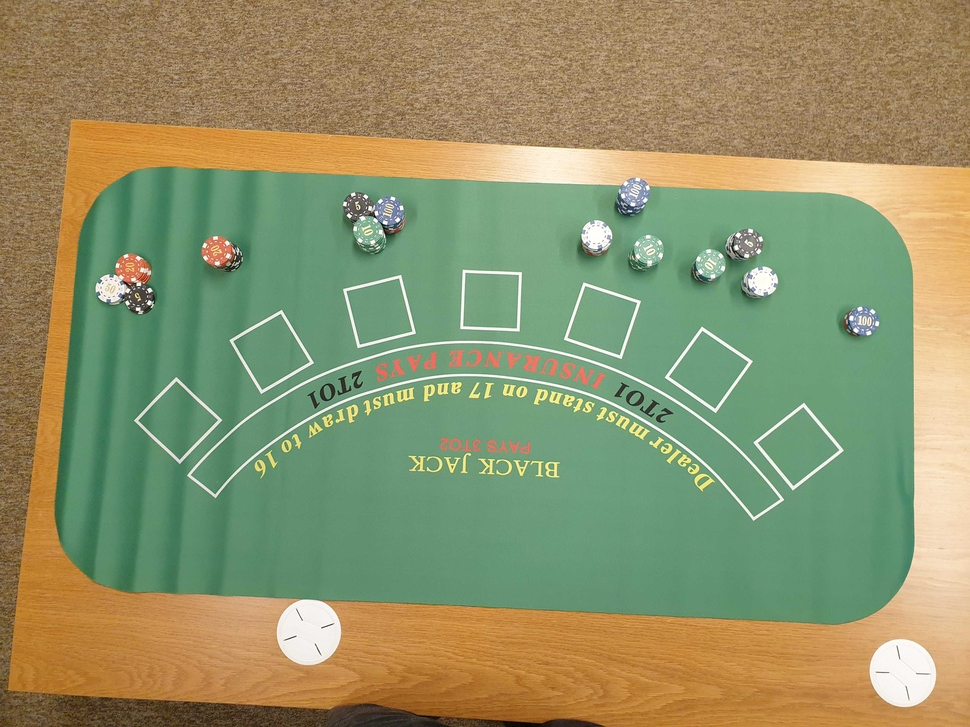
#> input picture data/reference.jpg, 970 x 727 px, shrunk from 4032 x 3024 before the run
$ python template_matching.py --query_image_path ../data/reference.jpg --reference_image_path ../data/reference.jpg
#> lines starting #> are read from the running program, lines starting #| are printed output that depends on the picture
### feature_matcher/utils.py
import cv2
import numpy as np
import matplotlib.path as mplPath
from dataclasses import dataclass, field


@dataclass
class RoI:
    image: np.ndarray
    clone_image: np.ndarray
    points: list = field(default_factory=list)
    drawing: bool = False

    def reset(self):
        self.drawing = False
        self.image = self.clone_image.copy()


@dataclass
class PolyLineRoI(RoI):
    prev_x: int = -1
    prev_y: int = -1
    start_x: int = -1
    start_y: int = -1


def read_color_and_gray(image_path):
#> called with image_path = '../data/reference.jpg'
    img_bgr = cv2.imread(image_path)
#> img_bgr is the input picture: shape (727, 970, 3); mean B, G, R 105.9, 146.7, 143.3
    img_gray = cv2.cvtColor(img_bgr, cv2.COLOR_BGR2GRAY)
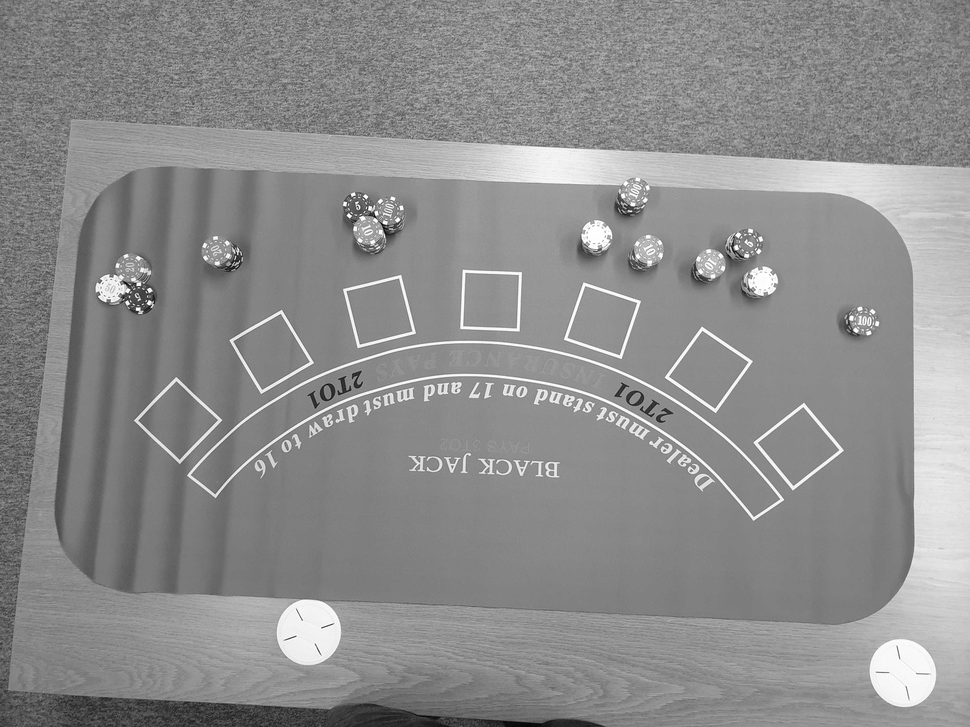
#> img_gray: shape (727, 970); min 1, max 255, mean 141
    return img_bgr, img_gray


def visualize_image(image):
    cv2.namedWindow("image", cv2.WINDOW_NORMAL)
    cv2.imshow("image", image)
    key = cv2.waitKey(-1)
    cv2.destroyAllWindows()


# [65 lines left out: functions shape_selection, draw_lines, choose_keypoints, filter_keypoints_inside_the_polygon, draw_keypoints, not called in this run]

### feature_matcher/template_matcher.py
import cv2
import numpy as np


class TemplateMatcher:
    """
    OpenCV feature/template matcher
    """

    def __init__(self, descriptor: str = "SIFT", matcher_type: str = "BFM"):
        """
        Args:
            descriptor (str): The type of descriptor. Possible types are SIFT and ORB.
            matcher_type (str): The type of the matcher. Possible types are Brute-Force and FLANN.
                See https://docs.opencv.org/4.x/dc/dc3/tutorial_py_matcher.html
        """
        self.descriptor = descriptor
        self.matcher_type = matcher_type

        if descriptor == "SIFT":
            self.detector = cv2.SIFT_create()
        elif descriptor == "ORB":
            self.detector = cv2.ORB_create()
        else:
            raise RuntimeError(f"Got an unknown descriptor: {descriptor}")

        if matcher_type == "BFM":
            norm_type = cv2.NORM_L2
            cross_check = False
            if descriptor == "ORB":
                norm_type = cv2.NORM_HAMMING
                cross_check = True
            self.matcher = cv2.BFMatcher(norm_type, cross_check)
        elif matcher_type == "FLANN":
            # FLANN parameters
            FLANN_INDEX_KDTREE = 1
            index_params = dict(algorithm=FLANN_INDEX_KDTREE, trees=5)
            search_params = dict(checks=50)  # or pass empty dictionary
            self.matcher = cv2.FlannBasedMatcher(index_params, search_params)
        else:
            raise RuntimeError(f"Got an unknown matcher: {matcher_type}")

    def _match(self, query_image: np.ndarray, reference_image: np.ndarray):
        """
        Run feature matcher on two images and store keypoints matching.
        Args:
            query_image (numpy.ndarray): A grayscale(1-channel) image to be queried.
            reference_image (numpy.ndarray): A grayscale(1-channel) template image.
        """
        kp1, des1 = self.detector.detectAndCompute(query_image, None)
#> kp1 = 1787 keypoints; strongest (x, y, size): (150, 290, 2.9), (349, 216, 2.7), (127, 303, 2.7), (149, 303, 3)
        kp2, des2 = self.detector.detectAndCompute(reference_image, None)
#> kp2 has the same summary as kp1
        if self.descriptor != "ORB":
            matches = self.matcher.knnMatch(des1, des2, k=2)
#> matches = 1787 matches
            good = []
            for m, n in matches:
                if m.distance < 0.6 * n.distance:
                    good.append([m])
#> after the loop, good = 1787 matches
            matches = good
        else:
            matches = self.matcher.match(des1, des2)
            matches = [[m] for m in sorted(matches, key=lambda x: x.distance)]
        self.kp1 = kp1
#> self.kp1 has the same summary as kp1
        self.kp2 = kp2
#> self.kp2 has the same summary as kp1
        self.matches = matches
#> self.matches = 1787 matches

    def findHomography(self, query_image: np.ndarray, reference_image: np.ndarray):
        """
        Finds a perspective transformation between two image planes
        Args:
            query_image (numpy.ndarray): A grayscale(1-channel) image to be queried.
            reference_image (numpy.ndarray): A grayscale(1-channel) template image.
        """
        self._match(query_image, reference_image)
        if len(self.matches) > 20:
            src_pts = np.float32(
                [self.kp1[m[0].queryIdx].pt for m in self.matches]
            ).reshape(-1, 1, 2)
#> src_pts = 1787 rows, first 8: [2.56, 392.6], [2.88, 180.5], [2.88, 180.5], [2.88, 180.5], [2.93, 241], [3.49, 128.7], [3.49, 128.7], [4.02, 405.4]
            dst_pts = np.float32(
                [self.kp2[m[0].trainIdx].pt for m in self.matches]
            ).reshape(-1, 1, 2)
#> dst_pts has the same summary as src_pts

            M, _ = cv2.findHomography(src_pts, dst_pts, cv2.RANSAC, 5.0)
#> M = [[1, 2.39e-15, 5.12e-13], [-1.84e-15, 1, 4.94e-13], [-7.97e-18, 5.02e-18, 1]]
            # M is now the transformation matrix
            # from reference image to query image
            self.M = np.linalg.inv(M)
#> self.M = [[1, -2.39e-15, -5.12e-13], [1.84e-15, 1, -4.94e-13], [7.97e-18, -5.02e-18, 1]]
        else:
            raise RuntimeError("There are not enough of good matches")

    def getTransformationMat(self):
        """
        Returns a 3x3 M(numpy.ndarray) the transformation matrix calculated
        """
        assert self.M is not None
        return self.M

    def drawMatches(self, query_image: np.ndarray, reference_image: np.ndarray):
        """
        Draws matching keypoints on images and return the final image plot
        Args:
            query_image (numpy.ndarray): A grayscale(1-channel) image to be queried.
            reference_image (numpy.ndarray): A grayscale(1-channel) template image.
        """
        return cv2.drawMatchesKnn(
            query_image,
            self.kp1,
            reference_image,
            self.kp2,
            self.matches,
            None,
            flags=cv2.DrawMatchesFlags_DEFAULT,
        )
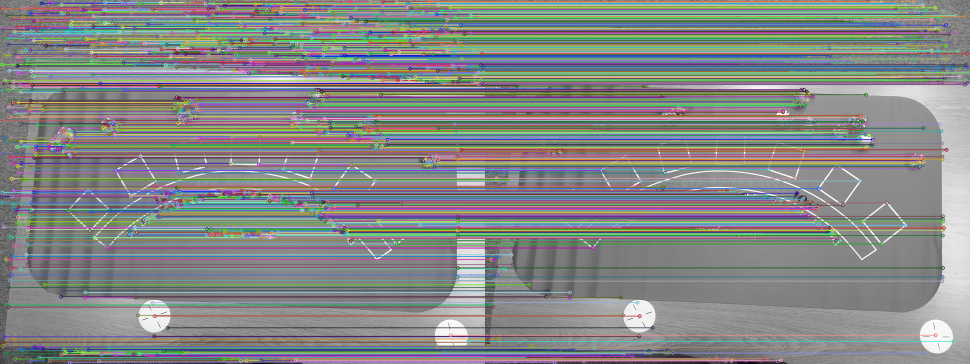
#> returned value: shape (727, 1940, 3) (shown at 1/2 size); mean of channels 0, 1, 2 133.9, 135.4, 133.3; drawn as B, G, R
#> (key Esc is pressed here)

    def transformImage(self, reference_image: np.ndarray):
        """
        Returns perspectively transformed reference image using the transformation matrix M(numpy.ndarray)
        Args:
            reference_image (numpy.ndarray): A grayscale(1-channel) template image used while finding the homography.
        """
        h, w = reference_image.shape[:2]
#> h = 727; w = 970
        return cv2.warpPerspective(reference_image, self.getTransformationMat(), (w, h))

    def overlayReferenceOnQuery(
        self, query_image: np.ndarray, reference_image: np.ndarray
    ):
        """
        Draws ground truths on the reference image, transforms and overlays it on the query image.
        Args:
            query_image (numpy.ndarray): A grayscale(1-channel) image to be queried.
            reference_image (numpy.ndarray): A grayscale(1-channel) template image used.
        """
        transformed_reference = self.transformImage(reference_image)
        return cv2.addWeighted(query_image, 0.5, transformed_reference, 0.5, 0.0)

### scripts/template_matching.py
import argparse

from feature_matcher.template_matcher import TemplateMatcher
from feature_matcher.utils import visualize_image, read_color_and_gray


def main(args):
    descriptor = "SIFT"
    matcher_type = "BFM"
    template_matcher = TemplateMatcher(descriptor=descriptor, matcher_type=matcher_type)
    query_img_bgr, query_img_gray = read_color_and_gray(args.query_image_path)
    ref_img_bgr, ref_img_gray = read_color_and_gray(args.reference_image_path)
    template_matcher.findHomography(
        query_image=query_img_gray, reference_image=ref_img_gray
    )
    debug_img = template_matcher.drawMatches(
        query_image=query_img_gray, reference_image=ref_img_gray
    )
    visualize_image(image=debug_img)
    ref_on_query = template_matcher.overlayReferenceOnQuery(
        query_image=query_img_bgr, reference_image=ref_img_bgr
    )
    visualize_image(image=ref_on_query)
#> (key Enter is pressed here)


if __name__ == "__main__":
    parser = argparse.ArgumentParser("Template Matcher using OpenCV")
    parser.add_argument(
        "--query_image_path",
        help="The path to the query image",
        required=True,
        type=str,
    )
    parser.add_argument(
        "--reference_image_path",
        help="The path to the reference image",
        required=True,
    )
    args = parser.parse_args()
    main(args)
